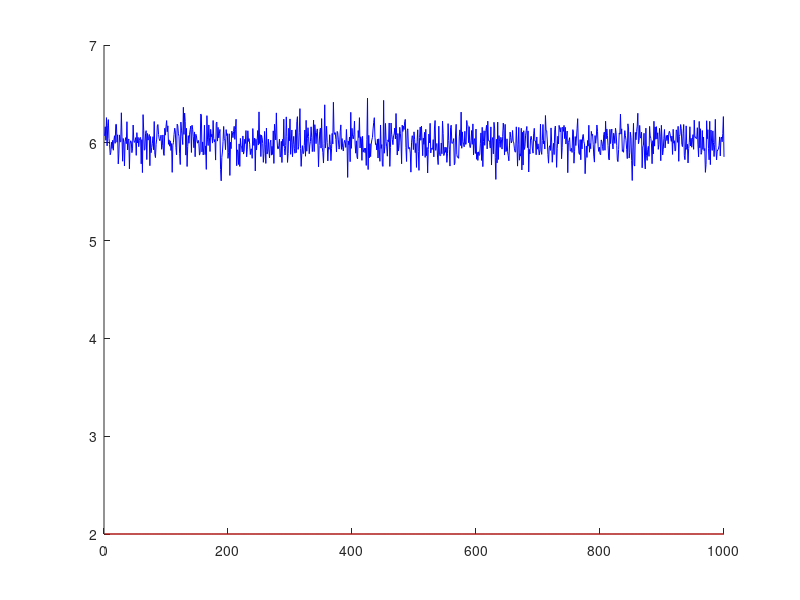
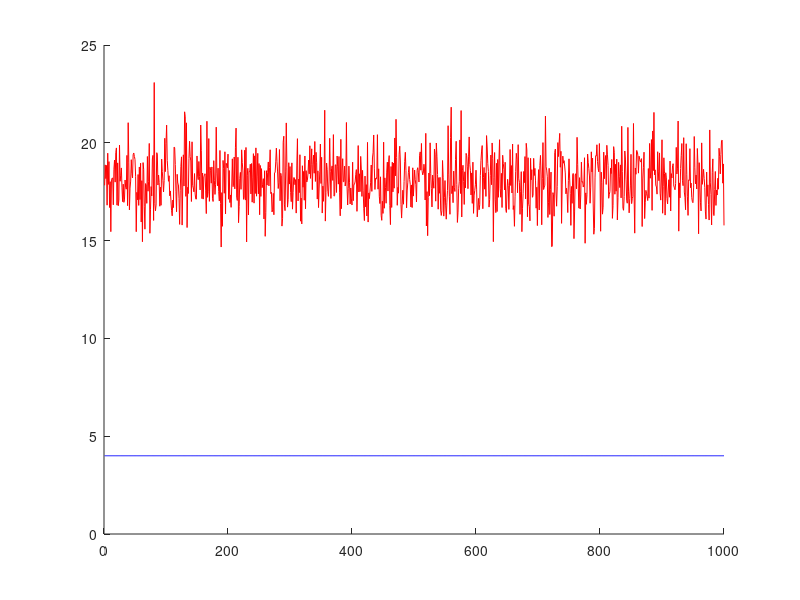
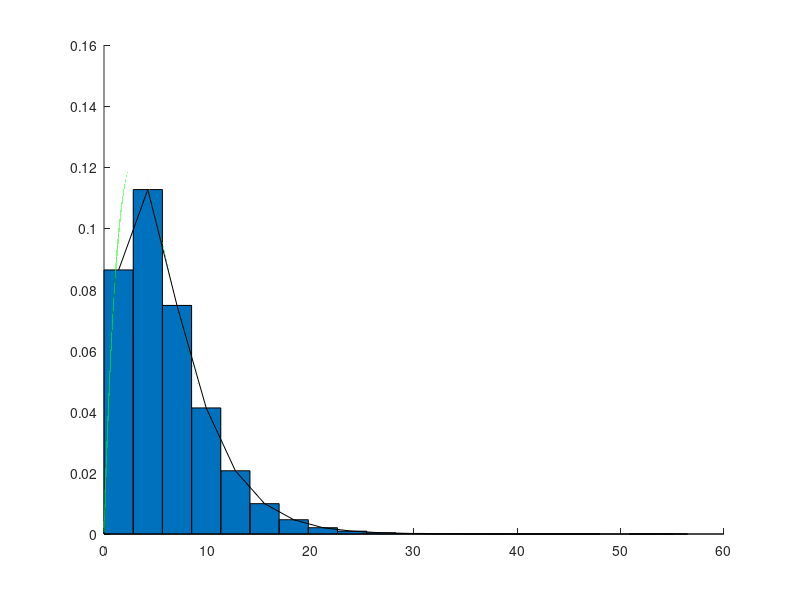
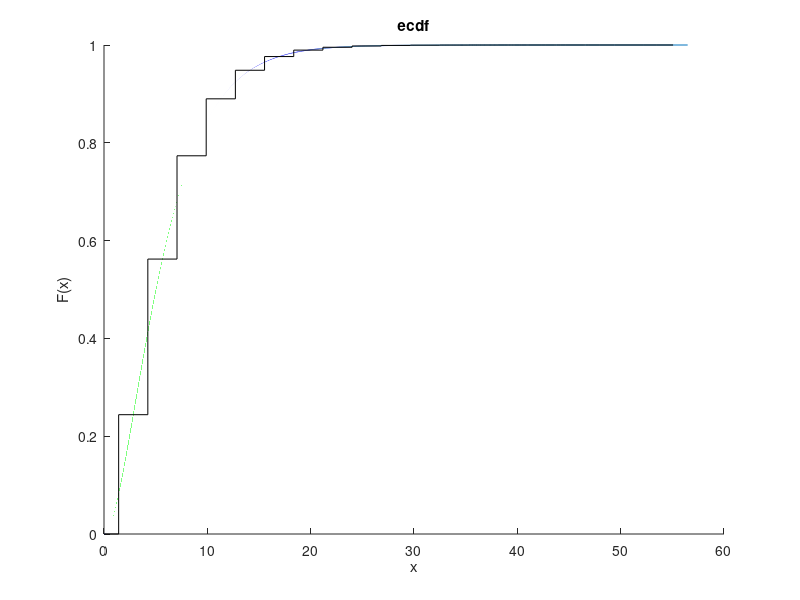

These figures' MATLAB source, in order:
clear
clc
f1=figure;
f2=figure;

%-----Пункт 1------ (+)
N=1000000;
a = 2;
b = 3;
X=random('Gamma', a, b, N, 1);

%-----Пункт 2------

%-----2.1------(+)
x_min=min(X);
x_max=max(X);
mx_mid=mean(X);%среднее мат ожидание для выборки Х (:) из массива делает вектор
vx_mid=var(X); %средняя дисперсия для выборки Х
vx_mid_ispr=vx_mid*N/(N-1); %средняя исправленная дисперсия для выборки Х
sredn_otrl=std(X);%среднее кв отклонение для выборки Х

%-----2.2------(+)
[mx_teor,vx_teor] = chi2stat(2); %теоретич мат ожидание и дисперсия

%-----2.3------(+)
%N=10
NN1=1000;
M=1000;
sredn_mx=0;
sredn_vx=0;
for l=1:M %цикл от1 до M
    xx1=random('Gamma', a, b, NN1, 1);%генерация выборки
    mx_mid_n10(l)=mean(xx1);
    vx_mid_ispr_n10(l)=var(xx1)*NN1/(NN1-1);
    x_1(l)=l;
    y_1_mx_teor(l)=mx_teor;
    y_1_vx_teor(l)=vx_teor;
    sredn_mx=sredn_mx+mx_mid_n10(l);
    sredn_vx=sredn_vx+vx_mid_ispr_n10(l);
end

figure(f1);
hold all;
plot(mx_mid_n10,'blue');
plot(x_1,y_1_mx_teor,'red');
figure(f2);
hold all;
plot(vx_mid_ispr_n10,'red');
plot(x_1,y_1_vx_teor,'blue');

%-----2.4------(+)
sredn_mx=sredn_mx/M;
sredn_vx=sredn_vx/M;

%-----Пункт 3------(+)
figure;
hold all;
r=floor(log2(N))+1;%целая часть количество интервалов
h=(x_max-x_min)/r;% длина интервалов
for i=1:r+1 %цикл от1 до r+1
    z(i)=x_min+(i-1)*h;% массив из границ интервалов
end
z1=z+(h/2);%середины интервалов полученные из из границ интервалов
z2=z1(1:r);%середины интервалов без лишнего z2-копия z1 от 1 до r
u = hist(X,z2);%u-стал массивом частот для каждого интервала, середины которых в z2
bar(z2,u/(h*N),1);% гистограмма относительных частот
h1=(x_max-x_min)/N;
for j=1:N %цикл от1 до N
    xx(j)=x_min+(j-1)*h1;% массив из N точек от мин до макс-а
end
f=pdf('Gamma', xx, a, b);
plot(xx,f,'green');
plot(z2,u/(h*N),'black'); %полигон относительных частот, точкам из z2 ставится частоты из u деленые на(h*N)


%-----Пункт 4------(+)
mx_mid_group=0;
vx_mid_group=0;
for k=1:r
    mx_mid_group=mx_mid_group+u(k)*z2(k);
end
mx_mid_group=mx_mid_group/N;
for k=1:r
    vx_mid_group=vx_mid_group+u(k)*(z2(k)-mx_mid_group)*(z2(k)-mx_mid_group);
end
vx_mid_group=vx_mid_group/N;


%-----Пункт 5------(+)
figure;
hold all;
F_teor = cdf('Gamma', xx, a, b);
plot(xx,F_teor,'green');
ecdf(X);% "Эмпирическая по негруппированным
uu(1)=0;
z3(1)=0;
for i=1:r %цикл от1 до r+1
    uu(i+1)=uu(i)+u(i)/N;%
    z3(i+1)=z2(i);
end
stairs(z3,uu,"black");